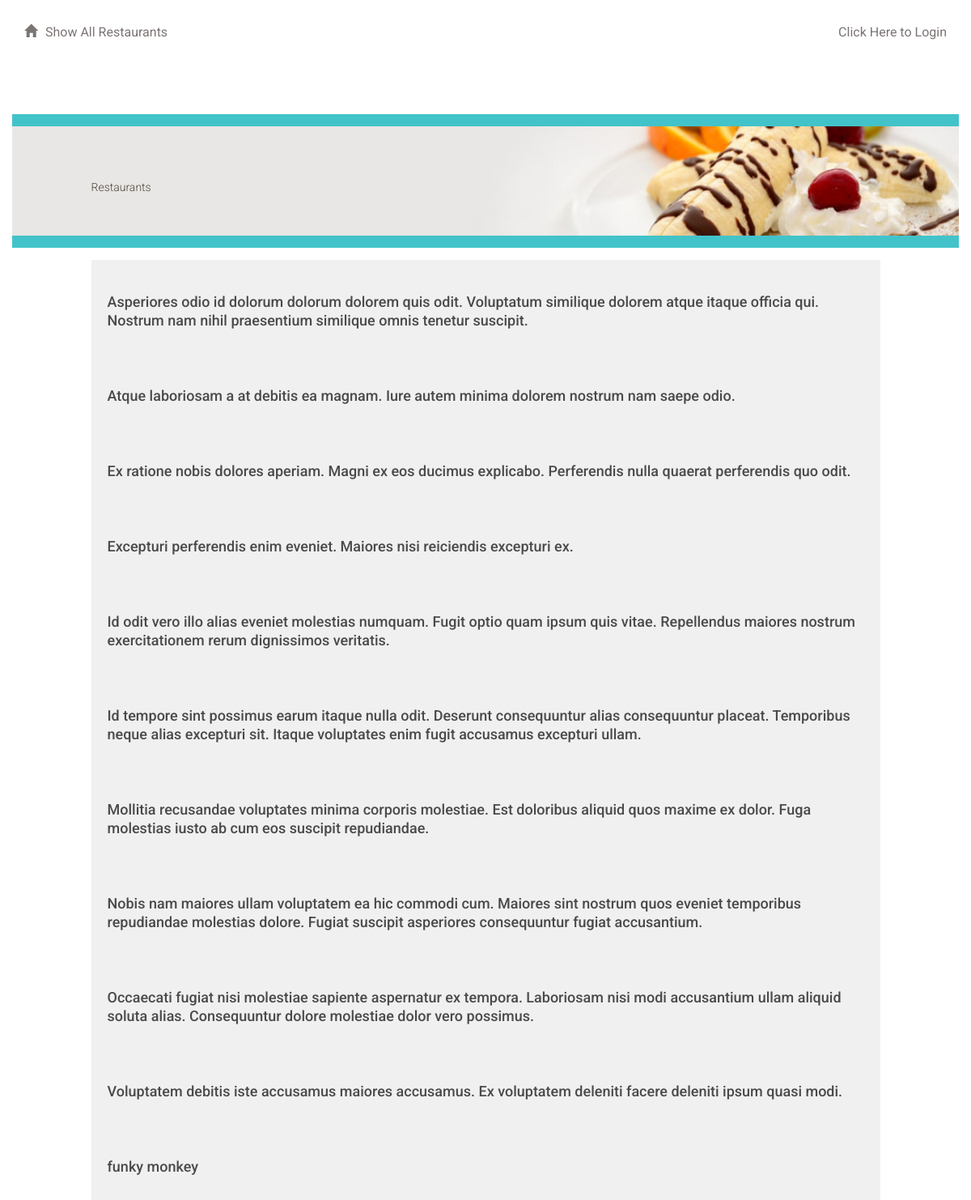
/restaurant/, run on the app's committed database.
### database_setup.py (models this page shows, shortened)
class Restaurant(Base):
    __tablename__ = 'restaurant'
    id = Column(Integer, primary_key=True)
    name = Column(String(250), nullable=False)
    user_id = Column(Integer, ForeignKey('user.id'))
    user = relationship(User)

### project.py (the view)
@app.route('/')
@app.route('/restaurant/')
def show_restaurants():
    restaurants = session.query(Restaurant).order_by(asc(Restaurant.name))
    return render_template(
        'restaurants.html',
        restaurants=restaurants,
        login_session=login_session
    )

### templates/restaurants.html (shortened to what this page needs)
{% extends "main.html" %}
{% block content %}
    {% include "header.html" %}
    <div class="row top-menu">
        <div class="col-md-10"></div>
        <div class="col-md-2 text-right">
        </div>
    </div>
    <div class="row divider blue">
        <div class="col-md-12"></div>
    </div>
    <div class="row banner main">
        <div class="col-md-1"></div>
        <div class="col-md-11 padding-none">
            <h1>Restaurants</h1>
        </div>
    </div>
    {% for restaurant in restaurants %}
        <a href="{{ url_for('show_menu', restaurant_id = restaurant.id) }}">
            <div class="row">
                <div class="col-md-1"></div>
                <div class="col-md-10 restaurant-list">
                    <h3>
                        {{ restaurant.name }}
                    </h3>
                </div>
                <div class="col-md-1"></div>
            </div>
        </a>
    {% endfor %}
{% endblock %}

### templates/main.html (shortened to what this page needs)
<!DOCTYPE html>
<html lang="en">
<head>
    <link href="https://maxcdn.bootstrapcdn.com/bootstrap/3.3.7/css/bootstrap.min.css"
          rel="stylesheet"
>
    <link rel="stylesheet" type="text/css" href="{{ url_for('static', filename='styles.css') }}">
</head>
<body>
<div class="container">
    {% block content %}
    {% endblock %}
</div>
</body>
</html>

### templates/header.html
<div class="row top-menu">
    <div class="col-md-6">
        <a href="{{ url_for('show_restaurants') }}">
            <span class="glyphicon glyphicon-home" aria-hidden="true"></span>Show All Restaurants
        </a>
    </div>
    <div class="col-md-6 text-right">
        {% if 'username' not in session %}
            <a href="{{ url_for('show_login') }}">Click Here to Login </a>
        {% else %}
            <a href="{{ url_for('disconnect') }}">Logout </a>
        {% endif %}
    </div>
</div>

### static/styles.css (style rules this page uses)
* { font-family: "Helvetica Neue Bold", Roboto, Helvetica, Arial, sans-serif; font-weight: 700; }
h1 { font-family: "Helvetica Neue Light", Roboto, Helvetica, Arial, sans-serif; font-size: 50px; color: #51453B; line-height: 60px; font-weight: 300; }
h3 { font-size: 18px; color: #4A4A4A; line-height: 23px; }
a { font-size: 14px; color: #0093B9; line-height: 17px; }
.padding-none { padding: 0; }
.glyphicon { margin-right: 10px; }
.top-menu { padding-top: 30px; padding-bottom: 30px; }
.top-menu a { margin-bottom: 0; line-height: 16px; font-size: 16px; color: #7B7573; font-weight: 400; }
.divider { height: 15px; }
.divider.blue { background-color: #42C3C9; }
.banner.main { height: 150px; background: url("/static/top-banner.jpg"); background-position: right; background-repeat: no-repeat; background-size: cover; border-bottom: solid 15px #42c3c9; margin-bottom: 15px; }
.banner h1 { margin: 45px 0; font-size: 14px; }
.restaurant-list { background-color: #F0F0F0; padding: 20px; }

### data on the page
Restaurant: name "Asperiores odio id dolorum dolorum dolorem quis odit. Voluptatum similique dolorem atque itaque officia qui. Nostrum nam nihil praesentium similique omnis tenetur suscipit."
Restaurant: name "Atque laboriosam a at debitis ea magnam. Iure autem minima dolorem nostrum nam saepe odio."
Restaurant: name "Ex ratione nobis dolores aperiam. Magni ex eos ducimus explicabo. Perferendis nulla quaerat perferendis quo odit."
Restaurant: name "Excepturi perferendis enim eveniet. Maiores nisi reiciendis excepturi ex."
Restaurant: name "Id odit vero illo alias eveniet molestias numquam. Fugit optio quam ipsum quis vitae. Repellendus maiores nostrum exercitationem rerum dignissimos veritatis."
Restaurant: name "Id tempore sint possimus earum itaque nulla odit. Deserunt consequuntur alias consequuntur placeat. Temporibus neque alias excepturi sit. Itaque voluptates enim fugit accusamus excepturi ullam."
Restaurant: name "Mollitia recusandae voluptates minima corporis molestiae. Est doloribus aliquid quos maxime ex dolor. Fuga molestias iusto ab cum eos suscipit repudiandae."
Restaurant: name "Nobis nam maiores ullam voluptatem ea hic commodi cum. Maiores sint nostrum quos eveniet temporibus repudiandae molestias dolore. Fugiat suscipit asperiores consequuntur fugiat accusantium."
Restaurant: name "Occaecati fugiat nisi molestiae sapiente aspernatur ex tempora. Laboriosam nisi modi accusantium ullam aliquid soluta alias. Consequuntur dolore molestiae dolor vero possimus."
Restaurant: name "Voluptatem debitis iste accusamus maiores accusamus. Ex voluptatem deleniti facere deleniti ipsum quasi modi."
Restaurant: name "funky monkey"
